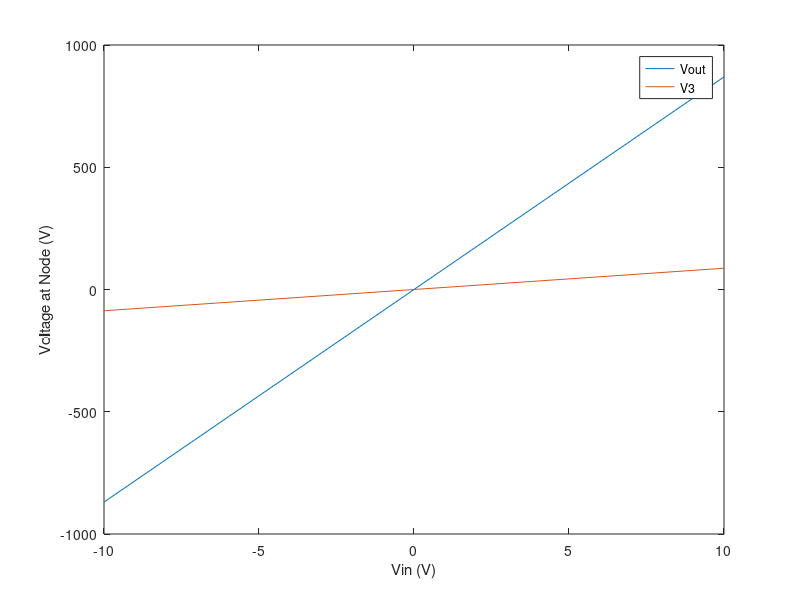
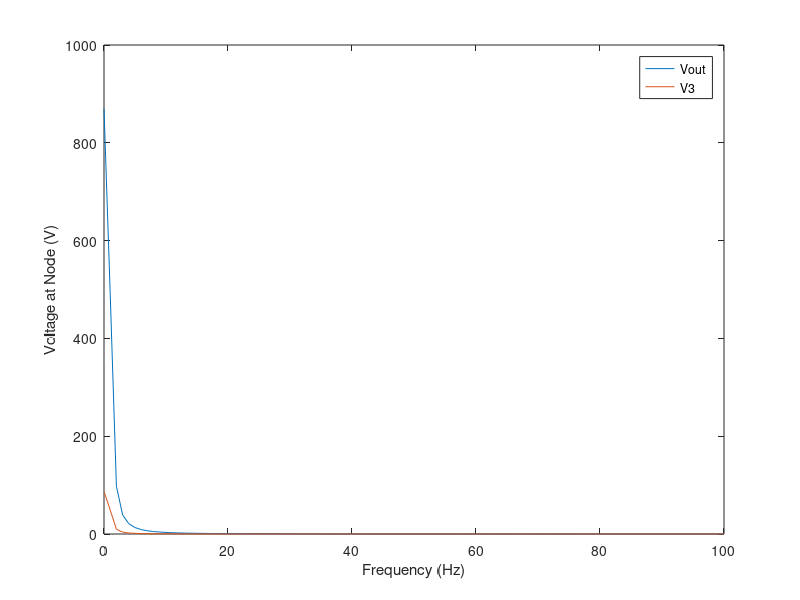
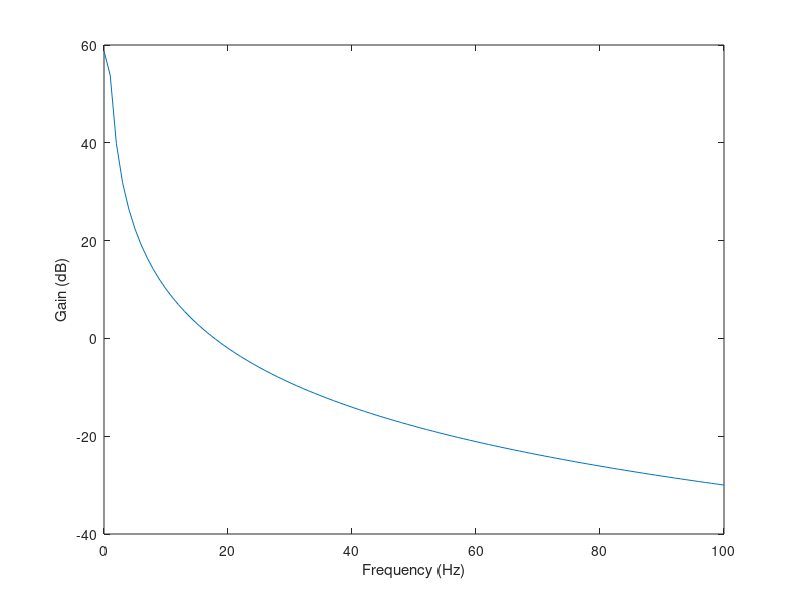
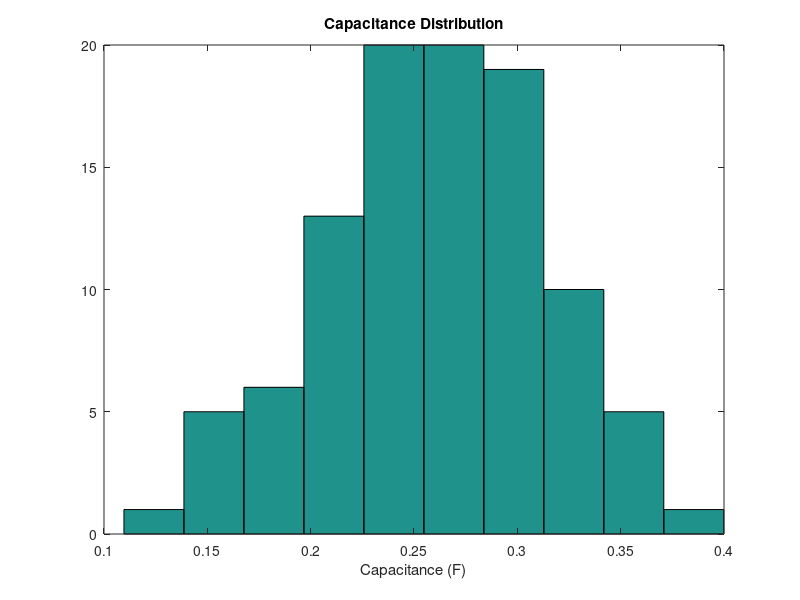

The MATLAB script that drew these images, in order:
clear;
close all;

%%% Set Values %%%
R1 = 1;
R2 = 2;
R3 = 10;
R4 = 0.1;
R0 = 1000;

C1 = 0.25;
L1 = 0.2;

alpha = 100;

omega=3*pi; 

%%% Set Up Matrices %%%

G1 = 1/R1;
G2 = 1/R2;
G3 = 1/R3;
G4 = 1/R4;
G0 = 1/R0;

G = zeros(8);   % G Matrix
Cm = zeros(8);  % C Matrix

G(1,:) = [1 G1 -G1 0 0 0 0 0];
G(2,:) = [0 -G1 G1+G2 1 0 0 0 0];
G(3,:) = [0 0 0 -1 1 0 0 0];
G(4,:) = [0 0 0 0 0 -1 G4 -G4];
G(5,:) = [0 0 0 0 0 0 -G4 G4+G0];
G(6,:) = [0 1 0 0 0 0 0 0];
G(7,:) = [0 0 0 0 -alpha 0 1 0];
G(8,:) = [0 0 1 0 -G3 0 0 0];

Cm(1,:) = [0 C1 -C1 0 0 0 0 0];
Cm(2,:) = [0 -C1 C1 0 0 0 0 0];
% Cm(3,:) = [0 0 0 0 0 0 0 0];
% Cm(4,:) = [0 0 0 0 0 0 0 0];
% Cm(5,:) = [0 0 0 0 0 0 0 0];
% Cm(6,:) = [0 0 0 0 0 0 0 0];
% Cm(7,:) = [0 0 0 0 0 0 0 0];
Cm(8,:) = [0 0 0 -L1 0 0 0 0];

count = 1;  % Indexing counter

for Vin = -10:10
    
    F = [0 0 0 0 0 Vin 0 0];
    X = G\F';
    
    Vout(count) = X(8);
    V3(count) = X(5)*R3; % X(5) has I3
    
    count = count + 1;  % Increment counter
    
end

Vin = linspace(-10,10,21);  % Generate array for Vin


%%% Plot Transient %%%
figure(1)
plot(Vin,Vout)
hold on
plot(Vin,V3)
xlabel('Vin (V)')
ylabel('Voltage at Node (V)')
legend('Vout','V3')
hold off


%%% Plot Over Frequency %%% 
Vin = 1;

Vout = [];
V3 = [];

count = 1;  % Reset count

for freq = 0:100
    
    w = 2*pi*freq;  % Convert to angular frequency
    X = (G + 1i*w*Cm)\F';
    
    Vout(count) = real(X(8));
    V3(count) = real(X(5))*R3; % X(5) has I3
    
    count = count + 1;  % Increment counter
    
end

freq = linspace(0,100,101);

figure(2)
plot(freq,Vout)
hold on
plot(freq,V3)
xlabel('Frequency (Hz)')
ylabel('Voltage at Node (V)')
legend('Vout','V3')
hold off

%%% Plot Gain %%% 
figure(3)
plot(freq,20*log10(Vout/Vin))
xlabel('Frequency (Hz)')
ylabel('Gain (dB)')

%%% Plot Varying C1 %%%
for count = 1:100

    C1 = 0.05*randn + 0.25; % Multiply C1 by rand, increment by .25
    
    C_Varied(count) = C1;
    
    C(1,:) = [0 C1 -C1 0 0 0 0 0];
    C(2,:) = [0 -C1 C1 0 0 0 0 0];
%     C(3,:) = [0 0 0 0 0 0 0 0];
%     C(4,:) = [0 0 0 0 0 0 0 0];
%     C(5,:) = [0 0 0 0 0 0 0 0];
%     C(6,:) = [0 0 0 0 0 0 0 0];
%     C(7,:) = [0 0 0 0 0 0 0 0];
    C(8,:) = [0 0 0 -L1 0 0 0 0];
    
    X = (G + 1i*omega*C)\F';
    
    gain(count) = 20*log10(abs(X(8))/Vin);  % Calc gain
    
    count = count + 1;  % Increment counter

end


%%% Plot C1 Distribution %%%
figure(4)
hist(C_Varied)
title('Capacitance Distribution')
xlabel('Capacitance (F)')

%%% Plot Gain Spread %%%
figure(5)
hist(gain)
title('Gain Spread')
xlabel('Gain (dB)')